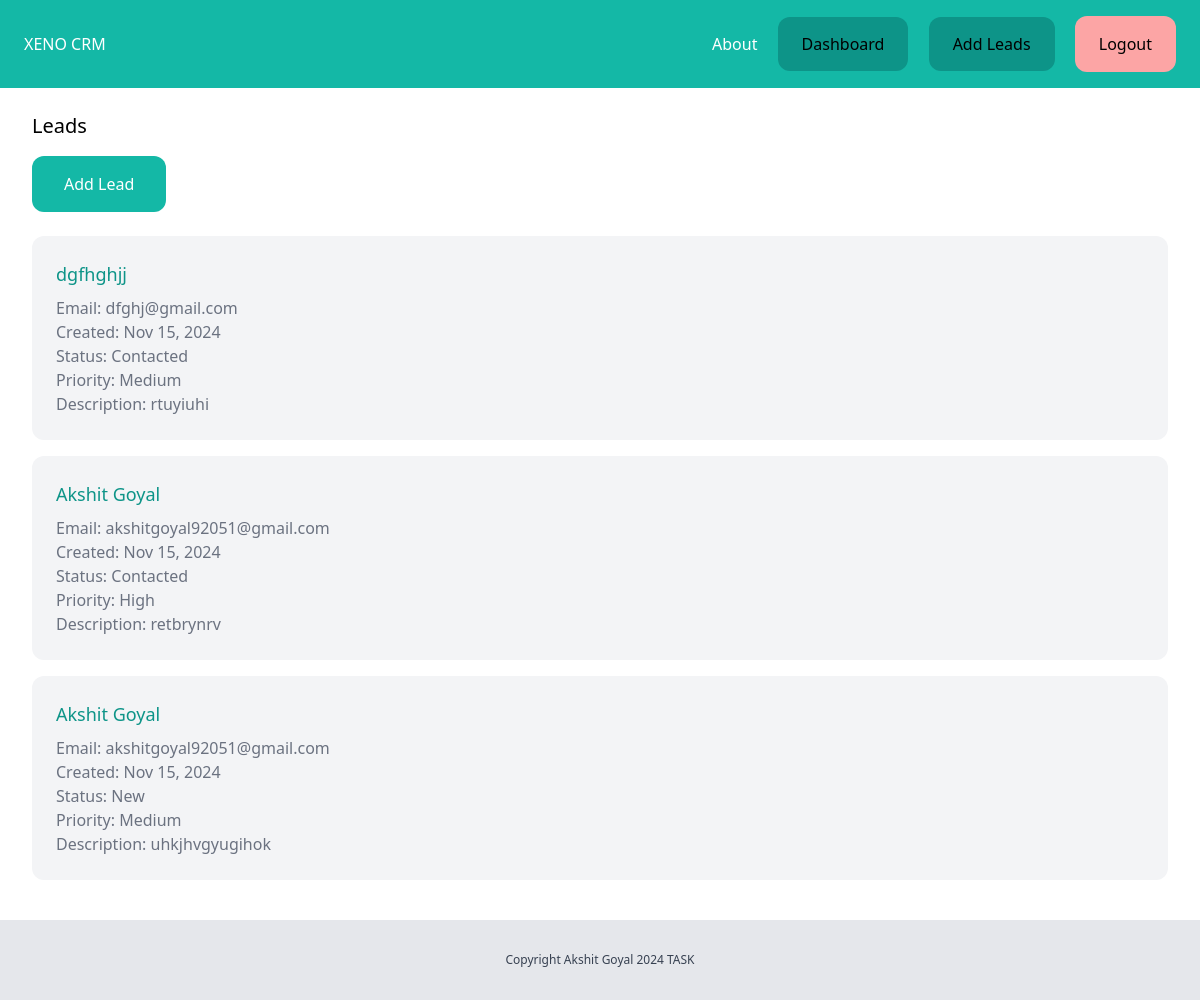
Before: /leads/ (signed in) with the older database file.
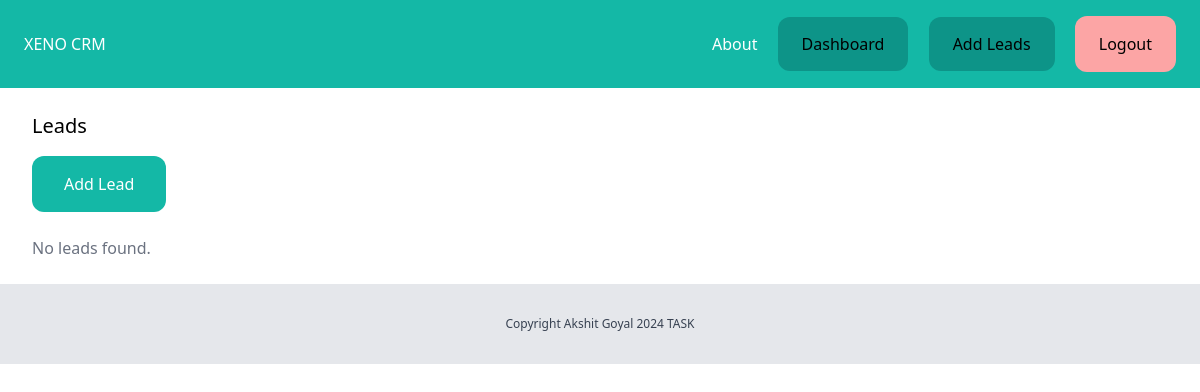
After: the same page with the newer database file.
### lead/models.py (models this page shows, shortened)
class Lead(models.Model):
    LOW = 'low'
    MEDIUM = 'medium'
    HIGH = 'high'
    CHOICES_PRIORITY = (
        (LOW, 'Low'),
        (MEDIUM, 'Medium'),
        (HIGH, 'High'),
    )
    NEW = 'new'
    CONTACTED = 'contacted'
    WON = 'won'
    LOST = 'lost'
    CHOICES_STATUS = (
        (NEW, 'New'),
        (CONTACTED, 'Contacted'),
        (WON, 'Won'),
        (LOST, 'Lost'),
    )
    status = models.CharField(max_length=10, choices=CHOICES_STATUS,default=NEW)
    priority = models.CharField(max_length=10, choices=CHOICES_PRIORITY,default=MEDIUM)
    created_by = models.ForeignKey(User, related_name='leads', on_delete=models.CASCADE)
    created_at = models.DateTimeField(auto_now_add=True)
    modified_at = models.DateTimeField(auto_now=True)
    name = models.CharField(max_length=255)
    email = models.EmailField()
    description = models.TextField(blank=True, null=True)

### lead/views.py (the view)
# urls.py: path('', views.leads_list, name='leads_list'),
@login_required
def leads_list(request):
    leads = Lead.objects.filter(created_by=request.user)
    return render(request, 'lead/leads_list.html', {'leads': leads})

### lead/templates/lead/leads_list.html (shortened to what this page needs)
{% extends 'core/base.html' %}
{% block content %}
    <div class="py-6 px-8">
        <h1 class="mb-4 text-xl">Leads</h1>
        <a href="{% url 'add_lead' %}" class="inline-block mb-6 py-4 px-8 bg-teal-500 text-white rounded-xl">Add Lead</a>
        {% if leads %}
            {% for lead in leads %}
                <div class="mb-4 p-6 bg-gray-100 rounded-xl">
                    <h3 class="mb-2 text-lg"><a href="{% url 'leads_detail' lead.id %}" class="text-teal-600 hover:text-teal-800">{{ lead.name }}</a></h3>
                    <p class="text-gray-500">Email: {{ lead.email }}</p>
                    <p class="text-gray-500">Created: {{ lead.created_at|date:"M d, Y" }}</p>
                    <p class="text-gray-500">Status: {{ lead.get_status_display }}</p>
                    <p class="text-gray-500">Priority: {{ lead.get_priority_display }}</p>
                    {% if lead.description %}
                        <p class="text-gray-500">Description: {{ lead.description }}</p>
                    {% endif %}
                </div>
            {% endfor %}
        {% else %}
            <p class="text-gray-500">No leads found.</p>
        {% endif %}
    </div>
{% endblock %}

### core/templates/core/base.html (shortened to what this page needs)
<!doctype html>
<html>
<head>
  <script src="https://cdn.tailwindcss.com"></script>
</head>
<body>
  <nav class="py-4 px-6 bg-teal-500 flex justify-between items-center">
    <a href = "/" class="text-white">XENO CRM</a>
    <div class="space-x-4">
        <a href="{% url 'about' %}" class="text-white">About</a>
        {% if request.user.is_authenticated %}
          <a href="{% url 'dashboard' %}" class="py-4 px-6 rounded-xl bg-teal-600">Dashboard</a>
          <a href="{% url 'add_lead' %}" class="py-4 px-6 rounded-xl bg-teal-600">Add Leads</a>
          <form method="post" action="{% url 'logout' %}" class="inline">
              <button type="submit" class="py-4 px-6 rounded-xl bg-red-300">Logout</button>
          </form>
        {% else %}
                <a href="{% url 'login' %}" class="py-4 px-6 rounded-xl bg-teal-600">Login</a>
                <a href="{% url 'signup' %}" class="py-4 px-6 rounded-xl bg-teal-300">Register</a>
        {% endif %}
    </div>
  </nav>
  {% block content %}
  {% endblock %}
  <footer class="py-8 text-center bg-gray-200">
    <p class="text-xs text-gray-700">Copyright Akshit Goyal 2024 TASK</p>
  </footer>
</body>
</html>

Changed rows visible on the page:
removed Lead: name "dgfhghjj", email "dfghj@gmail.com", created_at "Nov 15, 2024", status "Contacted", priority "Medium", description "rtuyiuhi"
removed Lead: name "Akshit Goyal", email "akshitgoyal92051@gmail.com", created_at "Nov 15, 2024", status "Contacted", priority "High", description "retbrynrv"
removed Lead: name "Akshit Goyal", email "akshitgoyal92051@gmail.com", created_at "Nov 15, 2024", status "New", priority "Medium", description "uhkjhvgyugihok"
Other visible differences:
text now shown: "No leads found."
